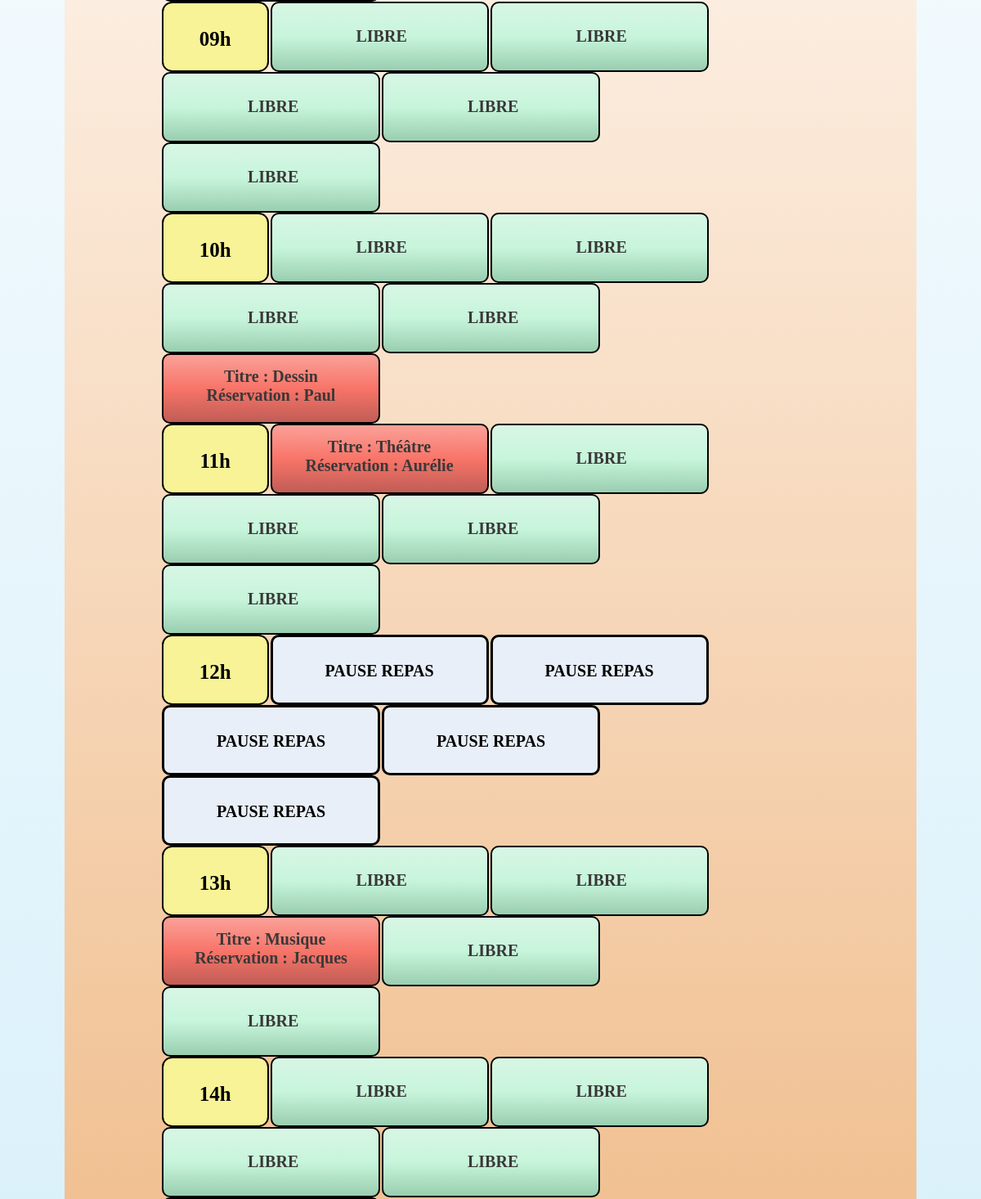
The app's page /planning.php (middle part), older data.
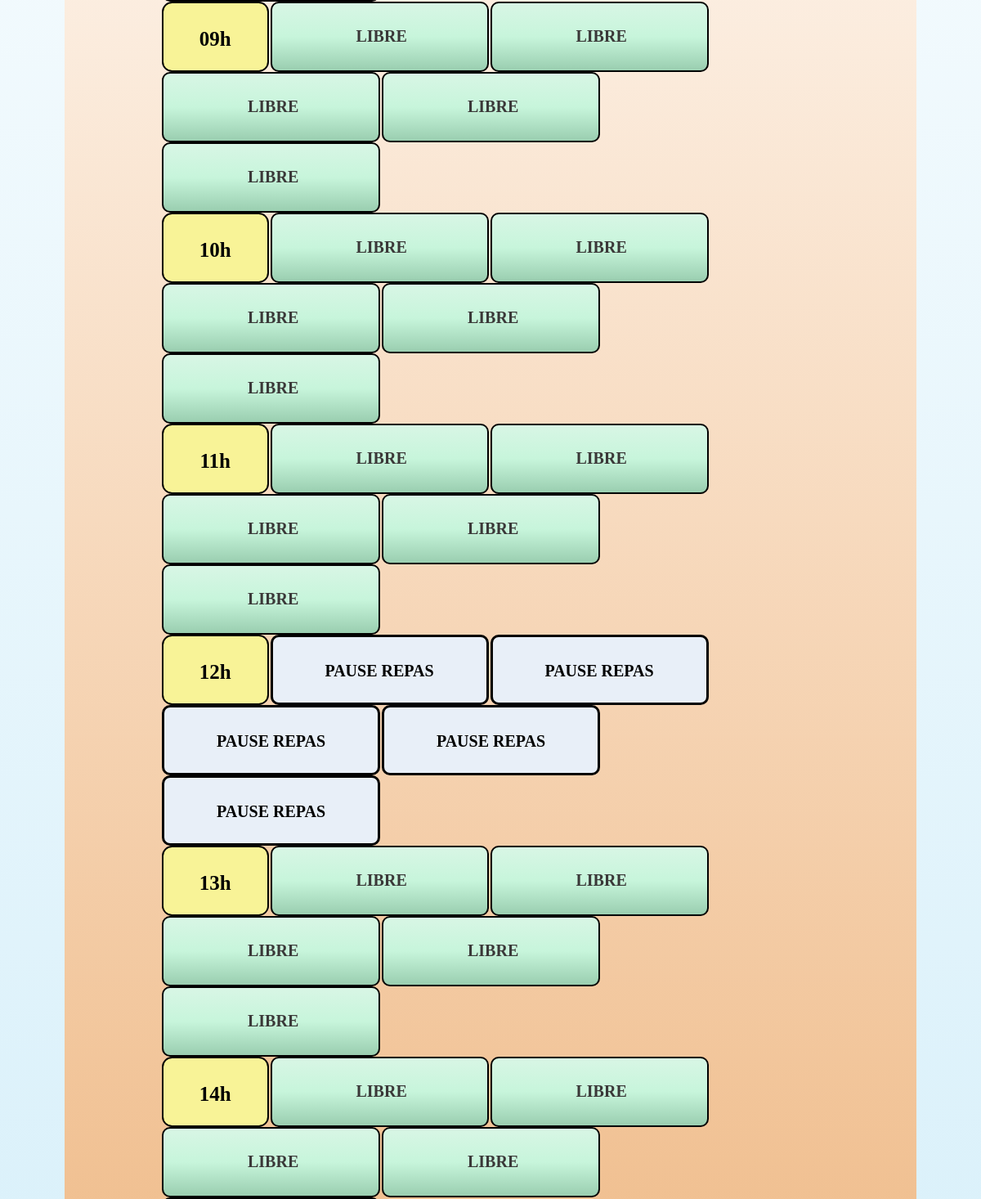
The same page, newer data.
### tables this page shows
CREATE TABLE IF NOT EXISTS `reservations` (
  `id` int(11) NOT NULL AUTO_INCREMENT,
  `titre` varchar(255) NOT NULL,
  `description` text NOT NULL,
  `debut` datetime NOT NULL,
  `fin` datetime NOT NULL,
  `id_utilisateur` int(11) NOT NULL,
  PRIMARY KEY (`id`)
);

### planning.php (the view, shortened to what this page needs)
<html>
<head>
    <link rel="stylesheet" href="planning.css">
</head>
<?php
function planning()
{
            $tabdate=array('l','Mon','Tue','Wed','Thu','Fri');
            $tabheure=array('08','09',10,11,12,13,14,15,16,17,18);
            $h=0;
            $j=0;
            while($j<count($tabheure))
            {
                   echo" <tr>";
                    foreach($tabdate as $jour)
                    {
                        $aaa=$jour.$tabheure[$h];
                            $connexion = mysqli_connect("localhost","root","","reservationsalles");
                            $requete="SELECT id,titre,description,debut FROM reservations";
                            $query=mysqli_query($connexion,$requete);
                            $resultat=mysqli_fetch_all($query);
                            $k=0;
                            $l=$jour;
                            while($k<count($resultat))
                            {
                                $jour = $resultat[$k][3][8].$resultat[$k][3][9];
                                $annee = $resultat[$k][3][0].$resultat[$k][3][1].$resultat[$k][3][2].$resultat[$k][3][3];
                                $mois =$resultat[$k][3][5].$resultat[$k][3][6];
                                $heure=$resultat[$k][3][11].$resultat[$k][3][12];
                                $ttt=$resultat[$k][1];
                                $ttt=ucfirst($ttt);
                                $iii=$resultat[$k][0];
                                $timestamp = mktime($heure, 0, 0, $mois, $jour, $annee);
                                $bbb=date('DH', $timestamp);
                                ++$k;
                                if($aaa==$bbb)
                                {
                                    $requete1="SELECT login FROM utilisateurs INNER JOIN reservations ON utilisateurs.id = reservations.id_utilisateur WHERE reservations.id='".$iii."' ";
                                    $query1=mysqli_query($connexion,$requete1);
                                    $resultat1=mysqli_fetch_row($query1);
                                    $nnn=$resultat1[0];
                                    $nnn=ucfirst($nnn);
                                    $id = $iii;
                                    if($nnn!=NULL)
                                    {
                                        echo "<td id='planningtab3'>"."<a class='col' href='reservation.php?id=".$id."'>"."Titre : ".$ttt.'<br/>'."Réservation : ".$nnn."</a>"."<td/>";
                                        break;
                                    }
                                }
                            }
                            if($aaa=='Mon12' or $aaa=='Tue12' or $aaa=='Wed12' or $aaa=='Thu12' or $aaa=='Fri12')
                            {
                                echo '<td id="planningtab4">'.'PAUSE REPAS'.'<td/>';
                            }
                            elseif($aaa!=$bbb)
                            {    $aaa=$tabheure[$h];
                                if($l!="l")
                                {
                                echo '<td id="planningtab">'.'<a href="reservation-form.php">'.' LIBRE'.'</a>'.'<td/>';
                                }
                                else
                                {
                                    echo '<td id="planningtab2">'.$aaa.'h'.'<td/>';
                                }
                            }
                            echo"</td>";
                    }
                ++$h;
                ++$j;
                echo '<br/>';
            }
}
?>
<body>
<div id="page">
    <div id="content">
        <table>
            <tbody>
                <?php planning();
        ?>
            </tbody>
        </table>
    </div>
</div>
</body>
</html>

Row changes from the older to the newer data that the page shows:
removed reservations: titre "Dessin", nnn "Paul"
removed reservations: titre "Théâtre", nnn "Aurélie"
removed reservations: titre "Musique", nnn "Jacques"
Text that changed along with them:
new list line: "LIBRE"
